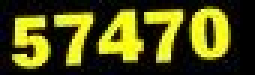
#> input picture data/captcha_login.png, 85 x 25 px (shown 3 times larger)
$ python recognition.py
#> lines starting #> are read from the running program, lines starting #| are printed output that depends on the picture; after the words box and inside, x2 and y2 are one past the last pixel; in counts of white or black regions, pixels touching at a corner belong together
# -*- coding: utf-8 -*-
"""
Created on Thu May 12 11:00:03 2022

@author: hebe.chuang
"""


from PIL import Image,ImageEnhance
import pytesseract


pytesseract.pytesseract.tesseract_cmd = r'C:\Program Files\Tesseract-OCR\tesseract.exe'

#數字辨識
def convert_img(img,threshold):
        img = img.convert("L")  # 處理灰白
        pixels = img.load()
        for x in range(img.width):
            for y in range(img.height):
                if pixels[x, y] > threshold:
                    pixels[x, y] = 255
                else:
                    pixels[x, y] = 0
        return img

img = Image.open(r'./data/captcha_login.png')
#> img is the input picture: PIL image 85x25 RGB; mean R, G, B 82.5, 81.8, 20.8
result = convert_img(img,150)
#> in convert_img, `img = img.convert("L")`:
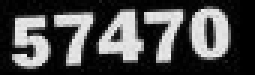
#> img: PIL image 85x25 L (shown 3 times larger); min 0, max 241, mean 75.1
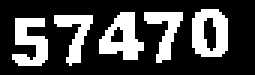
#> result: PIL image 85x25 L (shown 3 times larger); 28% white; 5 white regions, box (x1, y1, x2, y2) and area: (64, 3, 76, 19) 139, (33, 4, 48, 20) 137, (4, 6, 16, 22) 124, (48, 4, 61, 21) 98, (18, 5, 31, 22) 96
#> (the run stopped early here; a loop or call above may not have finished)
